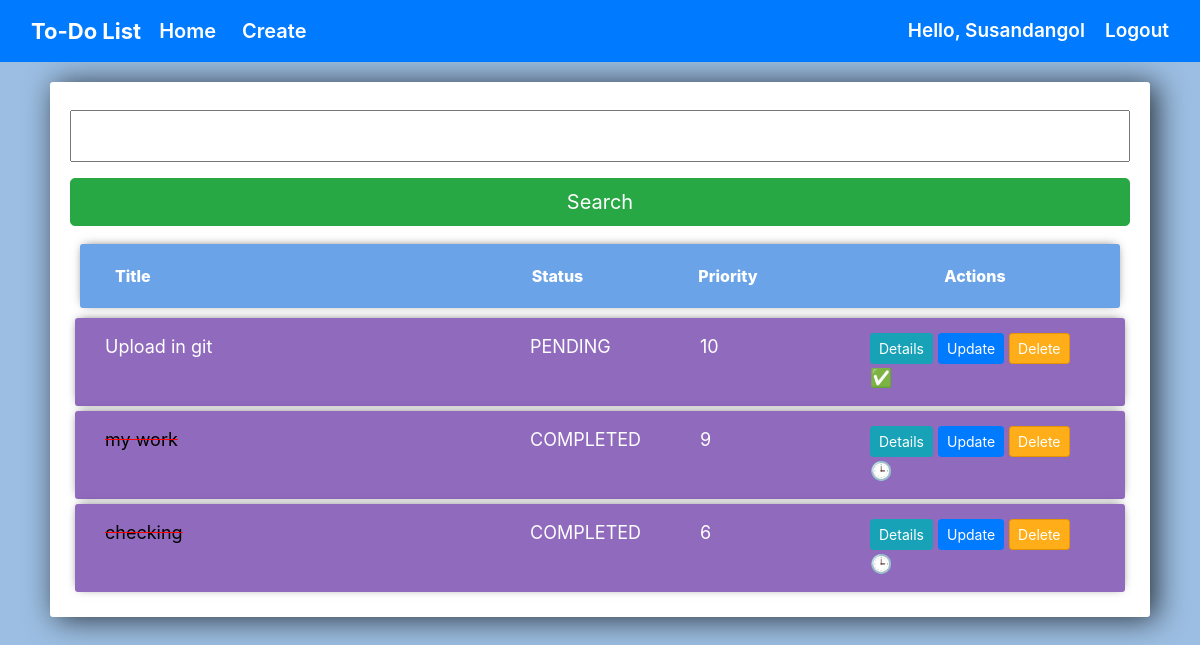
The page / (signed in) on the database as committed earlier.
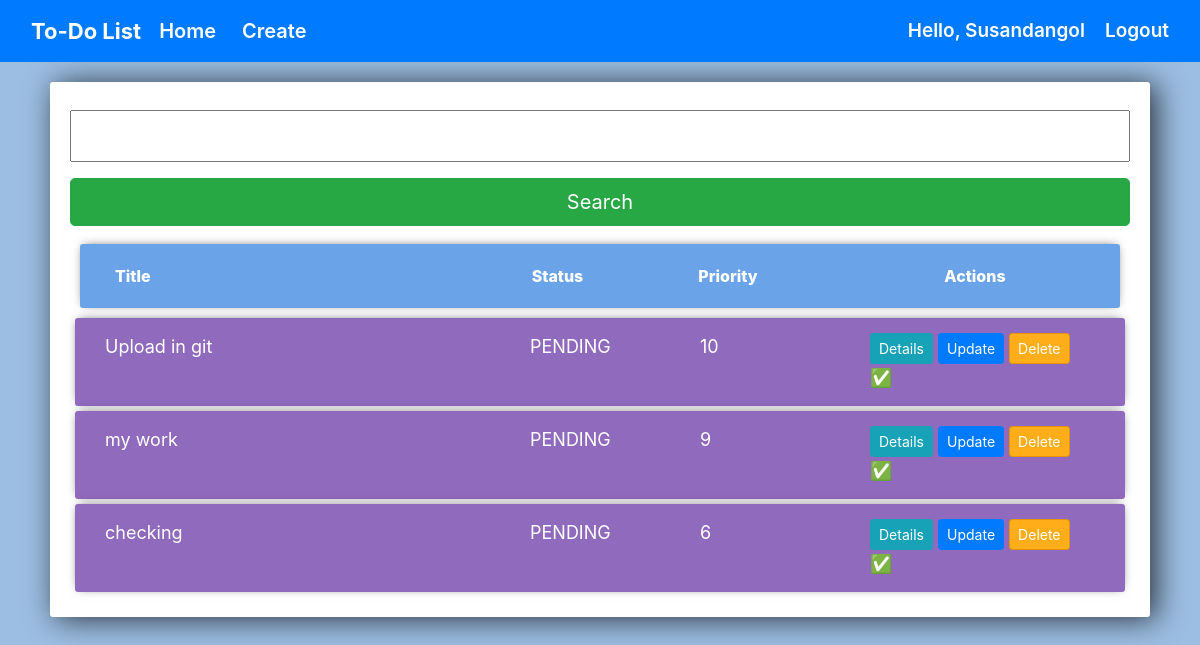
The same page on the database as committed later.
### todo/models.py (models this page shows, shortened)
class TODO(models.Model):
    status_choices = [
    ('COMPLETED', 'COMPLETED'),
    ('PENDING', 'PENDING'),
    ]
    priority_choices = [
    (1,'1️'),
    (2, '2️'),
    (3, '3️'),
    (4, '4️'),
    (5, '5️'),
    (6, '6️'),
    (7, '7️'),
    (8, '8️'),
    (9, '9️'),
    (10, '10'),
    ]
    title = models.CharField(max_length=50)
    task = models.TextField(blank=False)
    status = models.CharField(max_length=20 , choices=status_choices)
    """ related name helps to connect priority with the user"""
    user  = models.ForeignKey(User  , on_delete= models.CASCADE, related_name='priority')
    date = models.DateTimeField(auto_now_add=True)
    priority = models.IntegerField(max_length=2 , choices=priority_choices)

### todo/views.py (the view)
# urls.py: 2. Add a URL to urlpatterns:  path('', views.home, name='home')
@login_required(login_url='loginpage')
def home(request):
    if request.user.is_authenticated:
        user = request.user
        tasks = TODO.objects.filter(user = user).order_by('-status','-priority')
        myFilter = WorkFilter(request.GET, queryset = tasks)
        tasks = myFilter.qs
        context = {
            'tasks':tasks,
            'myFilter':myFilter
        }
        return render(request,'todo/list.html',context)

### todo/templates/todo/list.html (shortened to what this page needs)
{% extends 'todo/base.html' %}
{% load static %}
{% block body%}
	<link rel="stylesheet" href="https://stackpath.bootstrapcdn.com/bootstrap/4.3.1/css/bootstrap.min.css">
	<div class="center-column">
		{% if tasks|length == 0 %}
			<div class="empty">
				<b>No Todos</b>
			</div>
		{%else%}
			<div>
				<form class="search" method="GET">
					{{myFilter.form.Title}}
					<input class="btn btn-lg btn-success" type="submit" value="Search">
				</form>
			</div>
			<div class="item-nav">
				<div class="container">
					<div class="row">
						<div class="col-lg-5">
							<span>Title</span>
						</div>
						<div class="col-sm-2">
							<span >Status</span>
						</div>
						<div class="col-sm-2">
							<span >Priority</span>
						</div>
						<div class="col-md-3 action">
							<span >Actions</span>
						</div>
					</div>
				</div>
			</div>
			<div class="todo-nav">
			{% for task in tasks %}
				<div class="item-row">
					<div class="container">
						<div class="row">
							<div class="col-lg-5">
								{% if task.status == 'COMPLETED' %}
									<strike style="color: red">
										<span style='color:black'>{{task.title}}</span>
									</strike>
								{%else%}
									<span>{{task.title}}</span>
								{% endif %}
							</div>
							<div class="col-sm-2">
								{% if task.status == 'PENDING'%}
									{{task.status}}
								{%else%}
									{{task.status}}
								{%endif%}
							</div>
							<div class="col-sm-2">
								<span class="distance">{{task.priority}}</span>
							</div>
							<div class="col-md-3">
								<a class="btn btn-sm btn-info change" href="{% url 'detailpage' task.pk %}">Details</a>
								<a class="btn btn-sm btn-primary " href="{% url 'updatepage' task.pk %}">Update</a>
								<a class="btn btn-sm btn-danger " href="{% url 'deletepage' task.pk %}">Delete</a>
								{% if task.status == 'PENDING'%}
									<a href="../change-status/{{task.pk}}/COMPLETED/" title="Mark Completed" class="">✅</a>
								{%else%}
									<a href="../change-status/{{task.pk}}/PENDING/" title="Mark Pending" class="">🕒</a>
								{%endif%}
							</div>
						</div>
					</div>
				</div>
			{% endfor %}
			</div>
		{% endif %}
	</div>
{% endblock %}

### todo/templates/todo/base.html (shortened to what this page needs)
{% load static %}
<!DOCTYPE html>
<html>
<head>
	<link href="https://cdn.jsdelivr.net/npm/bootstrap@5.0.0-beta3/dist/css/bootstrap.min.css" rel="stylesheet">
	<link rel="stylesheet" href="https://maxcdn.bootstrapcdn.com/bootstrap/4.0.0/css/bootstrap.min.css">
    <link rel="stylesheet" href="{% static 'css/style.css' %}">
</head>
<body>
    <nav class="navbar navbar-expand-lg navbar-dark bg-primary">
        <div class="container-fluid">
          <a class="heading" >To-Do List</a>
          <div class="collapse navbar-collapse" id="navbarText">
              <ul class="navbar-nav me-auto mb-2 mb-lg-0">
                  <li class="nav-item">
                  <a class="nav-link active " href="{% url 'home' %}">Home</a>
                  </li>
                  <li >
                  <a class="nav-link active" href="{% url 'create' %}">Create</a>
                  </li>
              </ul>
              <span style='text-transform:capitalize' class="hello_msg">Hello, {{request.user}}</span>
                <span class="user"><a class="hello_msg"  href="{% url 'logout' %}">Logout</a></span>
          </div>
      </div>
      </nav>
		{% block body %}
		{% endblock %}
</body>
</html>

### todo/static/css/style.css (style rules this page uses)
.heading { color: white ! important; font-size: 22px; font-weight: 700 ; }
.nav-link { color: black; margin-left: 10px; font-weight: 600; font-size: 20px; }
.hello_msg { color: white; font-size: 19px; font-weight: 600; }
.user { margin-left: 20px; }

### todo/templates/todo/list.html (style rules this page uses)
body { background-color: #9cbee2; }
input { width: 100%; padding: 12px 20px; margin: 8px 0; box-sizing: border-box; }
input::placeholder { color: #d3d3d3; }
.center-column { width:1100px; margin: 20px auto; padding:20px; background-color: #fff; border-radius: 3px; box-shadow: 6px 2px 30px 0px rgba(0,0,0,0.75); }
.item-row { background-color: #906abd; margin: 5px; padding: 15px; border-radius: 3px; color: #fff; font-size: 18px; box-shadow: 0px -1px 10px -4px rgba(0,0,0,0.75); }
.btn-danger { background-color: #ffae19; border-color: #e59400; }
.item-nav { margin: 10px; padding: 20px; border-radius: 3px; color: #fff; font-size: 16px; box-shadow: 0px -1px 10px -4px rgba(0,0,0,0.75); background-color: #6BA3E8; font-weight: 800; }
.action { text-align: center !important; }

Rows that differ between the two databases and show on the page:
changed TODO "my work": status "COMPLETED" → "PENDING"; status "🕒" → "✅"
changed TODO "checking": status "COMPLETED" → "PENDING"; status "🕒" → "✅"
